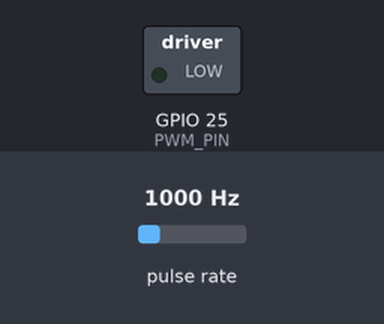
Simulated run of this sketch. Board: ESP32. On the bench: switched loads named in the sketch (green lamp = pin HIGH). Wiring (inferred from the names in the program): pulse sensor: data GPIO 27. Inputs (shaded band) come from the test bench; at power-on: pulse rate 1000 Hz. What the sketch prints to the serial monitor is not drawn.

Above: at 0.3 s.
Timing chart, 0 to 1.8 s (numbered marks = the images above):
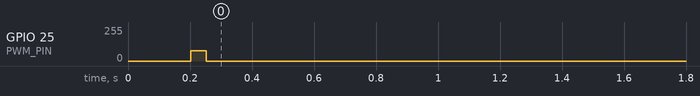

Measured:
- by itself, GPIO 25 (PWM_PIN): 0/255 → 77/255 at 0.20 s, → 0/255 0.05 s later

The sketch:

PID_Controller_V1.ino
```cpp
// ======== DEFAULT CIRCUIT SET UP  ========
// Hardware: 12V brushed DC motor + D4184 MOSFET module + photoelectric tach + ESP32
// Wiring (quick):
//   ESP32 GPIO25 ---> D4184 signal pin (IN/SIG/PWM)
//   ESP32 GND -----> D4184 GND -----> 12V supply (-)
//   12V (+) ------> Motor (+)
//   Motor (-) ----> D4184 OUT-
//   Tach Vcc -----> 3V3 (if rated 3.3V)   Tach GND -> GND   Tach DO -> ESP32 GPIO27 (with INPUT_PULLUP)

/*for custom setup, you can use the same program but tune the Kp, Ki, Kd.*/

#include <Arduino.h>

// ---------------- USER KNOBS ----------------
const double PULSES_PER_REV = 1.0;   // sensor pulses per RPM
double setpointRPM = 300.0;          // target speed in RPM

// PID gains (tuned for realistic response)
double Kp = 2.5;    // proportional
double Ki = 8.0;    // integral
double Kd = 0.01;   // derivative

const double DERIV_ALPHA = 0.7;      // derivative filter smoothing

// Control loop period (update every 50 ms)
const unsigned long CONTROL_PERIOD_MS = 50;

// ---------------- PINS & PWM SETTINGS ----------------
const int PWM_PIN = 25;
const int TACH_PIN = 27;

const int CHANNEL = 0;
const int PWM_BITRES = 12;
const int DUTY_BITMAX = (1 << PWM_BITRES) - 1;
const double PWM_HZ = 19531.0;

// ---------------- SPEED COUNTER (interrupt) ----------------
volatile unsigned long pulseCount = 0;
void IRAM_ATTR onTachRise() { pulseCount++; }

// ---------------- PID STATE ----------------
double rpm = 0.0;          // latest measured RPM
double rpmPrev = 0.0;      // previous RPM for derivative
double integ = 0.0;        // integral term
double derivFiltered = 0.0;

const double INTEG_MIN = -5000.0;
const double INTEG_MAX = 5000.0;

// ---------------- SETUP ----------------
void setup() {
  Serial.begin(115200);
  delay(200);
  Serial.println("ESP32 PID Motor Controller - Realistic Tuning");
  Serial.println("---------------------------------------------");

  // PWM setup
  ledcSetup(CHANNEL, PWM_HZ, PWM_BITRES);
  ledcAttachPin(PWM_PIN, CHANNEL);
  ledcWrite(CHANNEL, 0);

  // Tach input
  pinMode(TACH_PIN, INPUT_PULLUP);
  attachInterrupt(digitalPinToInterrupt(TACH_PIN), onTachRise, RISING);
}

// ---------------- MAIN LOOP ----------------
void loop() {
  static unsigned long lastMs = 0;
  unsigned long now = millis();
  if (now - lastMs < CONTROL_PERIOD_MS) return;

  unsigned long dt_ms = now - lastMs;
  lastMs = now;
  double dt_s = dt_ms / 1000.0;

  // ----- 1) Read pulses safely -----
  unsigned long pulses;
  noInterrupts();
  pulses = pulseCount;
  pulseCount = 0;
  interrupts();

  // ----- 2) Convert pulses to RPM -----
  double revs = pulses / PULSES_PER_REV;
  double rpmMeasured = (dt_s > 0.0) ? (revs / dt_s) * 60.0 : rpmPrev;

  // Simple filter to smooth RPM
  const double RPM_ALPHA = 0.8;
  rpm = RPM_ALPHA * rpm + (1.0 - RPM_ALPHA) * rpmMeasured;

  // ----- 3) PID CONTROL -----
  double error = setpointRPM - rpm;

  // Derivative on measurement
  double derivRaw = -(rpm - rpmPrev) / dt_s;
  derivFiltered = DERIV_ALPHA * derivFiltered + (1.0 - DERIV_ALPHA) * derivRaw;

  // Integral with anti-windup
  double integCandidate = integ + error * dt_s;
  if (integCandidate > INTEG_MAX) integCandidate = INTEG_MAX;
  if (integCandidate < INTEG_MIN) integCandidate = INTEG_MIN;

  double u_unclamped = Kp * error + Ki * integCandidate + Kd * derivFiltered;
  if (u_unclamped >= 0.0 && u_unclamped <= DUTY_BITMAX) {
    integ = integCandidate;  // commit only if output not saturated
  }

  // PID output
  double u = Kp * error + Ki * integ + Kd * derivFiltered;
  if (u < 0.0) u = 0.0;
  if (u > DUTY_BITMAX) u = DUTY_BITMAX;

  // Apply PWM
  ledcWrite(CHANNEL, (int)u);

  // Update previous RPM
  rpmPrev = rpm;

  // ----- 4) Debug print every 250ms -----
  static unsigned long dbgT = 0;
  if (millis() - dbgT > 250) {
    dbgT = millis();
    Serial.print("RPM: "); Serial.print(rpm, 1);
    Serial.print(" | Err: "); Serial.print(error, 1);
    Serial.print(" | Duty: "); Serial.print((int)u);
    Serial.print(" | I: "); Serial.print(integ, 1);
    Serial.print(" | dFilt: "); Serial.println(derivFiltered, 4);
  }
}
```
